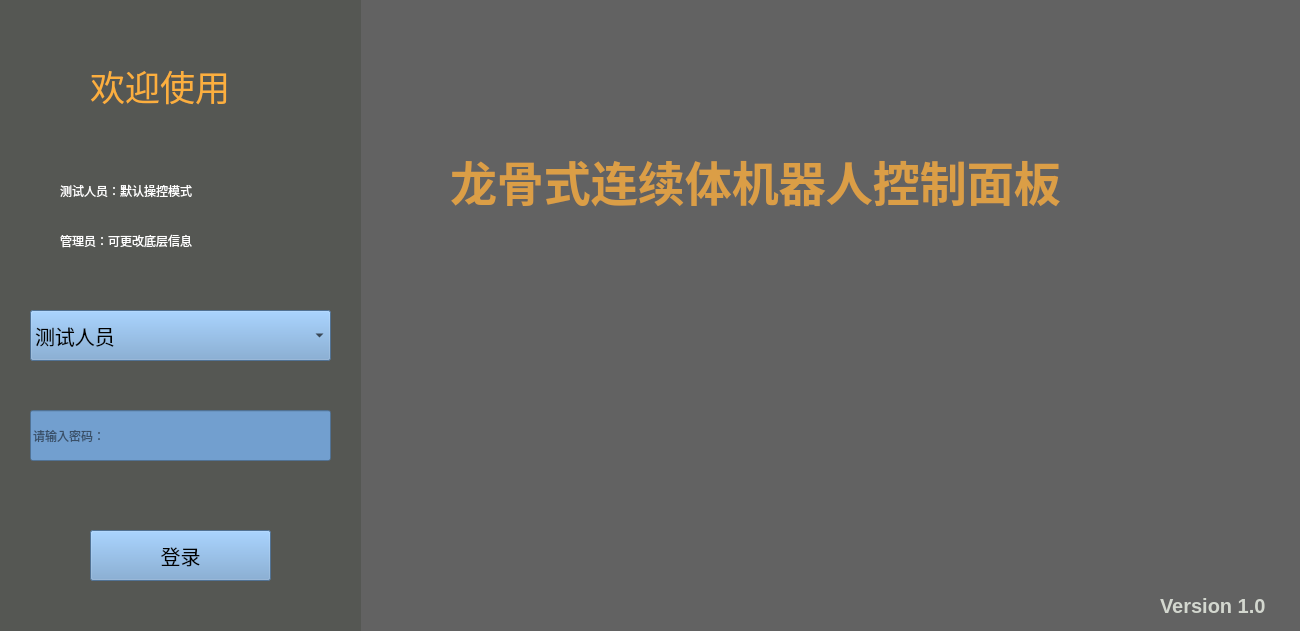
<?xml version="1.0" encoding="UTF-8"?>
<ui version="4.0">
 <class>MainWindow</class>
 <widget class="QMainWindow" name="MainWindow">
  <property name="geometry">
   <rect>
    <x>0</x>
    <y>0</y>
    <width>1300</width>
    <height>631</height>
   </rect>
  </property>
  <property name="font">
   <font>
    <weight>50</weight>
    <bold>false</bold>
   </font>
  </property>
  <property name="windowTitle">
   <string>连续体机器人</string>
  </property>
  <widget class="QWidget" name="login_window">
   <property name="enabled">
    <bool>true</bool>
   </property>
   <widget class="QLabel" name="bg_login">
    <property name="geometry">
     <rect>
      <x>-20</x>
      <y>-10</y>
      <width>381</width>
      <height>641</height>
     </rect>
    </property>
    <property name="sizePolicy">
     <sizepolicy hsizetype="Preferred" vsizetype="Preferred">
      <horstretch>0</horstretch>
      <verstretch>0</verstretch>
     </sizepolicy>
    </property>
    <property name="styleSheet">
     <string notr="true">background-color: rgb(85, 87, 83);</string>
    </property>
    <property name="text">
     <string/>
    </property>
   </widget>
   <widget class="QLabel" name="bg_image">
    <property name="geometry">
     <rect>
      <x>360</x>
      <y>-10</y>
      <width>941</width>
      <height>641</height>
     </rect>
    </property>
    <property name="styleSheet">
     <string notr="true">background-image: url(:/images/连续体机器人.jpg);</string>
    </property>
    <property name="text">
     <string/>
    </property>
   </widget>
   <widget class="QLabel" name="bg_trans">
    <property name="geometry">
     <rect>
      <x>360</x>
      <y>-10</y>
      <width>941</width>
      <height>641</height>
     </rect>
    </property>
    <property name="styleSheet">
     <string notr="true">background-color: rgba(0, 0, 0,150);</string>
    </property>
    <property name="text">
     <string/>
    </property>
   </widget>
   <widget class="QLabel" name="title_main">
    <property name="geometry">
     <rect>
      <x>450</x>
      <y>50</y>
      <width>761</width>
      <height>261</height>
     </rect>
    </property>
    <property name="font">
     <font>
      <pointsize>35</pointsize>
      <weight>75</weight>
      <italic>false</italic>
      <bold>true</bold>
      <stylestrategy>PreferDefault</stylestrategy>
      <kerning>true</kerning>
     </font>
    </property>
    <property name="styleSheet">
     <string notr="true">color: rgba(252, 175, 62, 200);</string>
    </property>
    <property name="text">
     <string>龙骨式连续体机器人控制面板</string>
    </property>
   </widget>
   <widget class="QLabel" name="version">
    <property name="geometry">
     <rect>
      <x>1160</x>
      <y>580</y>
      <width>141</width>
      <height>51</height>
     </rect>
    </property>
    <property name="font">
     <font>
      <pointsize>15</pointsize>
      <weight>75</weight>
      <italic>false</italic>
      <bold>true</bold>
      <stylestrategy>PreferDefault</stylestrategy>
      <kerning>true</kerning>
     </font>
    </property>
    <property name="styleSheet">
     <string notr="true">color: rgb(211, 215, 207);</string>
    </property>
    <property name="text">
     <string>Version 1.0</string>
    </property>
   </widget>
   <widget class="QLabel" name="title">
    <property name="geometry">
     <rect>
      <x>90</x>
      <y>50</y>
      <width>171</width>
      <height>71</height>
     </rect>
    </property>
    <property name="font">
     <font>
      <pointsize>26</pointsize>
     </font>
    </property>
    <property name="styleSheet">
     <string notr="true">color: rgb(252, 175, 62);</string>
    </property>
    <property name="text">
     <string>欢迎使用</string>
    </property>
   </widget>
   <widget class="QPushButton" name="button_login">
    <property name="geometry">
     <rect>
      <x>90</x>
      <y>530</y>
      <width>181</width>
      <height>51</height>
     </rect>
    </property>
    <property name="font">
     <font>
      <pointsize>15</pointsize>
     </font>
    </property>
    <property name="styleSheet">
     <string notr="true">background-color: rgb(114, 159, 207);</string>
    </property>
    <property name="text">
     <string>登录</string>
    </property>
   </widget>
   <widget class="QComboBox" name="box_user">
    <property name="geometry">
     <rect>
      <x>30</x>
      <y>310</y>
      <width>301</width>
      <height>51</height>
     </rect>
    </property>
    <property name="font">
     <font>
      <pointsize>15</pointsize>
     </font>
    </property>
    <property name="styleSheet">
     <string notr="true">background-color: rgb(114, 159, 207);</string>
    </property>
    <item>
     <property name="text">
      <string>测试人员</string>
     </property>
    </item>
    <item>
     <property name="text">
      <string>管理员</string>
     </property>
    </item>
   </widget>
   <widget class="QLabel" name="tx_1">
    <property name="geometry">
     <rect>
      <x>60</x>
      <y>170</y>
      <width>221</width>
      <height>41</height>
     </rect>
    </property>
    <property name="styleSheet">
     <string notr="true">color: rgb(255, 255, 255);</string>
    </property>
    <property name="text">
     <string>测试人员：默认操控模式</string>
    </property>
   </widget>
   <widget class="QLabel" name="tx_2">
    <property name="geometry">
     <rect>
      <x>60</x>
      <y>220</y>
      <width>221</width>
      <height>41</height>
     </rect>
    </property>
    <property name="styleSheet">
     <string notr="true">color: rgb(255, 255, 255);</string>
    </property>
    <property name="text">
     <string>管理员：可更改底层信息</string>
    </property>
   </widget>
   <widget class="QLineEdit" name="password">
    <property name="geometry">
     <rect>
      <x>30</x>
      <y>410</y>
      <width>301</width>
      <height>51</height>
     </rect>
    </property>
    <property name="styleSheet">
     <string notr="true">background-color: rgb(114, 159, 207);</string>
    </property>
    <property name="placeholderText">
     <string>请输入密码：</string>
    </property>
   </widget>
   <zorder>bg_image</zorder>
   <zorder>bg_trans</zorder>
   <zorder>bg_login</zorder>
   <zorder>title_main</zorder>
   <zorder>version</zorder>
   <zorder>title</zorder>
   <zorder>button_login</zorder>
   <zorder>box_user</zorder>
   <zorder>tx_1</zorder>
   <zorder>tx_2</zorder>
   <zorder>password</zorder>
  </widget>
  <action name="action1">
   <property name="text">
    <string>1</string>
   </property>
  </action>
  <action name="action2">
   <property name="text">
    <string>2</string>
   </property>
  </action>
  <action name="action3">
   <property name="text">
    <string>3</string>
   </property>
  </action>
  <action name="action4">
   <property name="text">
    <string>4</string>
   </property>
  </action>
  <action name="action5">
   <property name="text">
    <string>5</string>
   </property>
  </action>
  <action name="action6">
   <property name="text">
    <string>6</string>
   </property>
  </action>
 </widget>
 <resources>
  <include location="../resourece.qrc"/>
  <include location="../resource/resourece.qrc"/>
 </resources>
 <connections/>
</ui>
